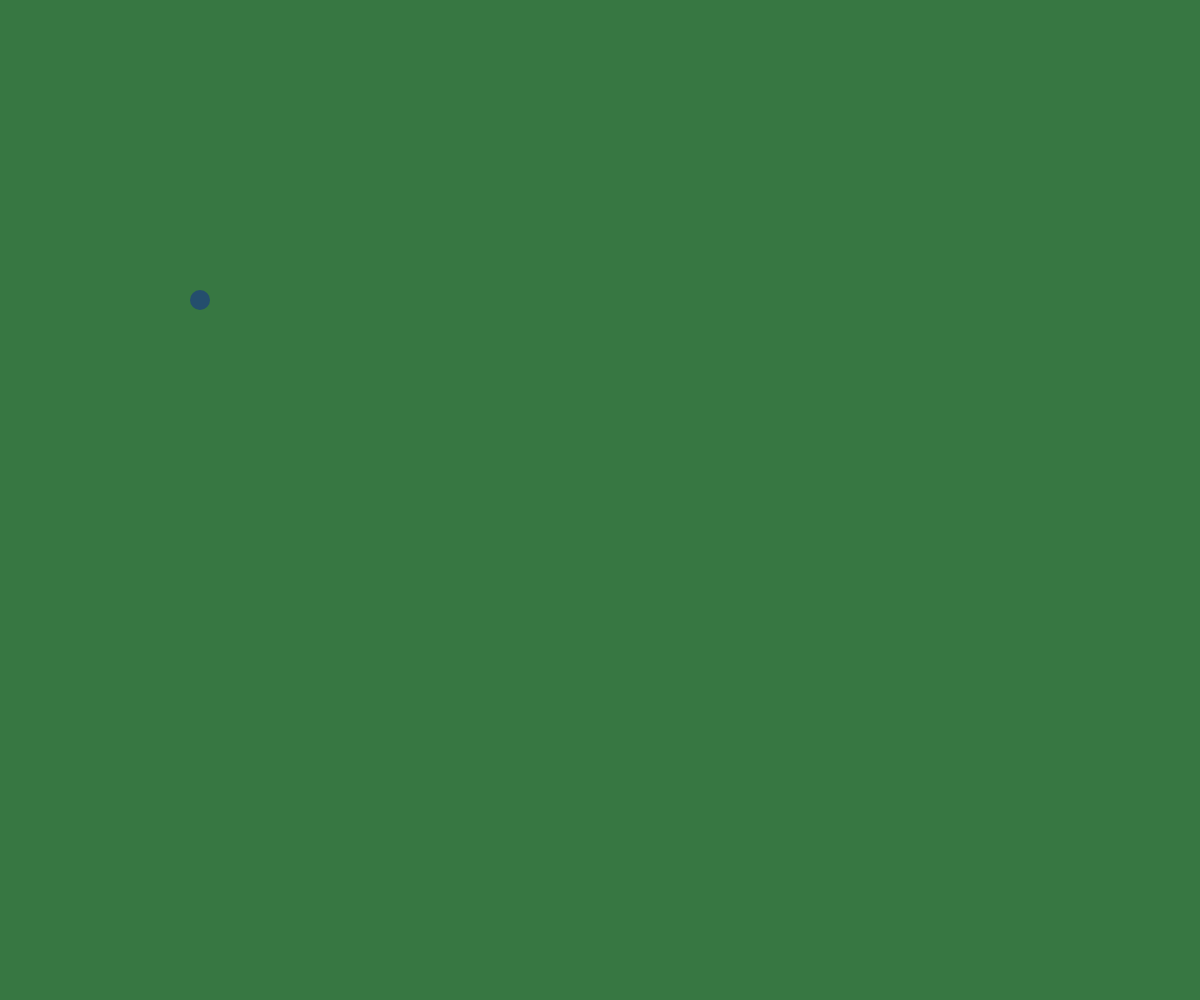
Frame 1 (no input)
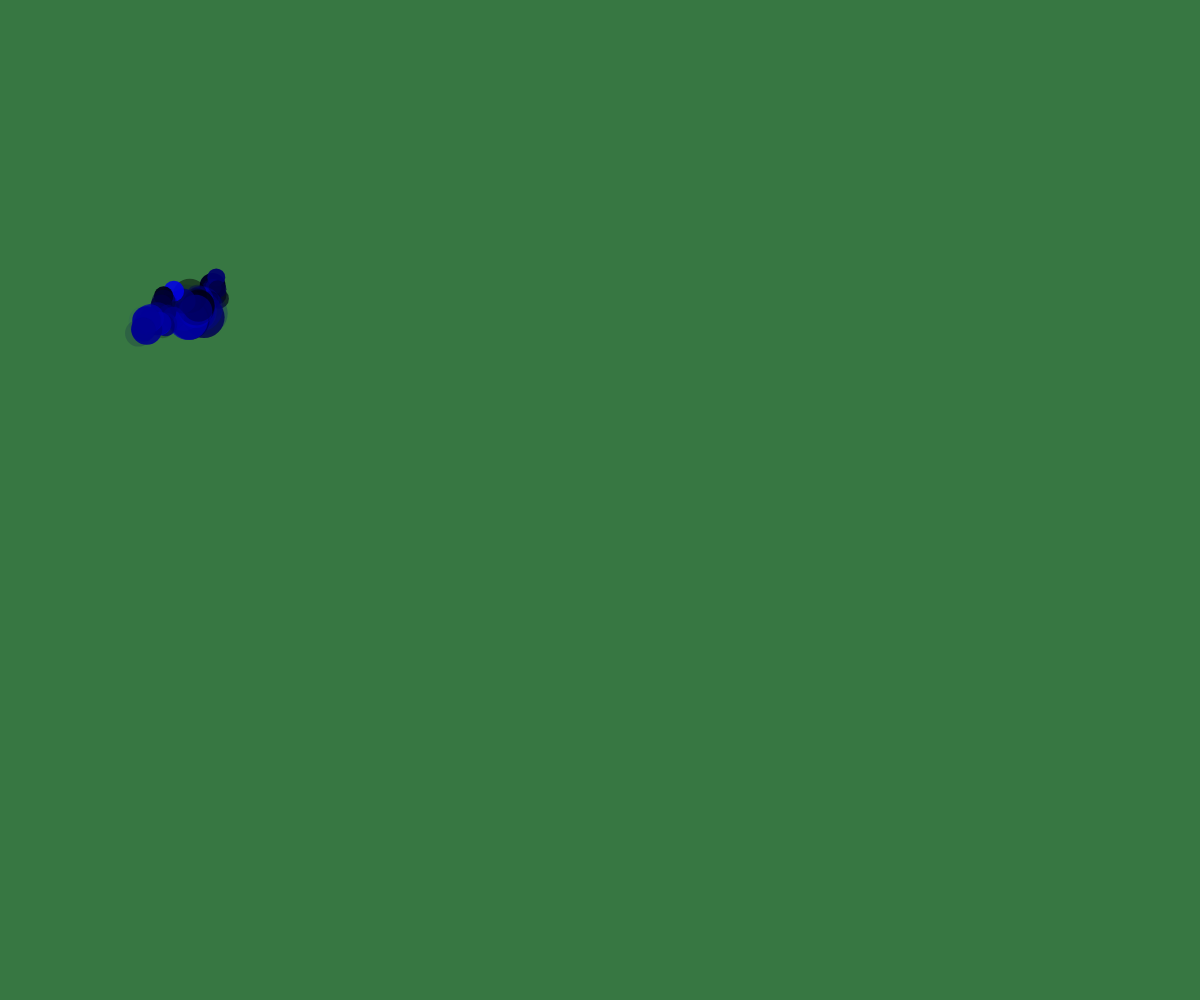
Frame 60 (no input)
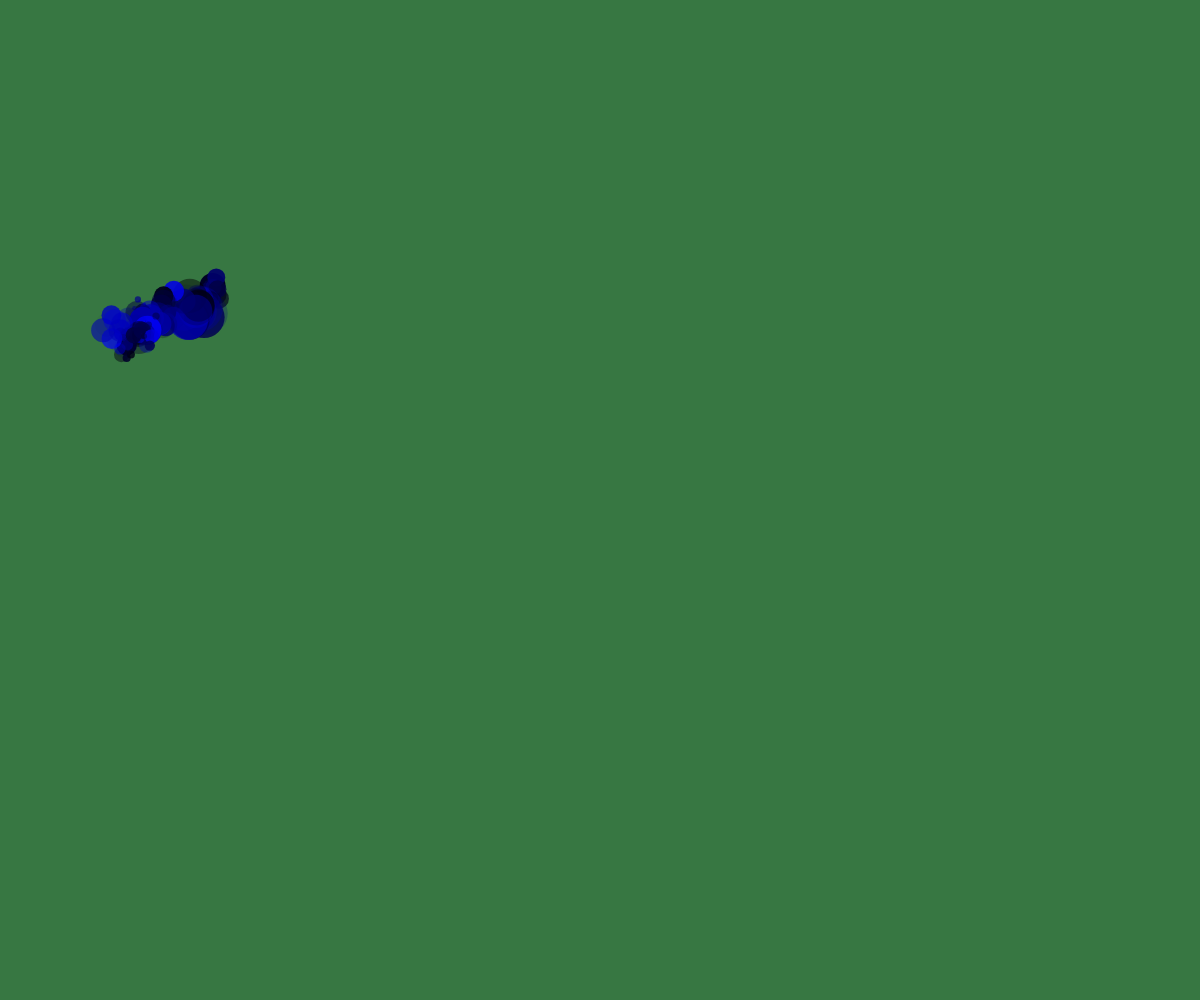
Frame 120 (the mouse pressed at the canvas centre since frame 60)

The p5.js sketch that drew these frames (run headless with seeded random() and noise() and a simulated clock; from frame 60 on, the mouse is pressed at the canvas centre):

// p5.js sketch
// ── sketch.js
//Circle One
var circleX = 200
var circleY = 300
var circleD = 20

//Circle Two
var circleX2 = 1800
var circleY2 = 700
var circleD2 = 20

//All Efect
function setup() {
  frameRate (200)
  createCanvas (windowWidth,windowHeight)
  background (55, 119, 66)
  
}

function draw() {
  noStroke ()
  fill (random(), random(), random(255), random(255))
  
  //Circle One
  ellipse (circleX, circleY, circleD)
  
  circleX = circleX + random(-10,10)
  circleY = circleY + random(-10,10)
  circleD = circleD + random(-5,5)
  
  if (circleX>windowWidth) {
    circleX = circleX - 10
  }
  
  if (circleY>windowHeight) {
    circleY = circleY - 10
  }
  
  if (circleX<0) {
    circleX = circleX + 10
  }
  
  if (circleY<0) {
    circleY = circleY + 10
  }
  
  //circle TOWO
  ellipse (circleX2, circleY2, circleD2)
  
  circleX2 = circleX2 + random(-10,10)
  circleY2 = circleY2 + random(-10,10)
  circleD2 = circleD2 + random(-5,5)
  
  if (circleX2>1920) {
    circleX2 = circleX2 - 10
  }
  
  if (circleY2>1080) {
    circleY2 = circleY2 - 10
  }
  
  if (circleX2<0) {
    circleX = circleX2 + 10
  }
  
  if (circleY2<0) {
    circleY2 = circleY2 + 10
  }
}
